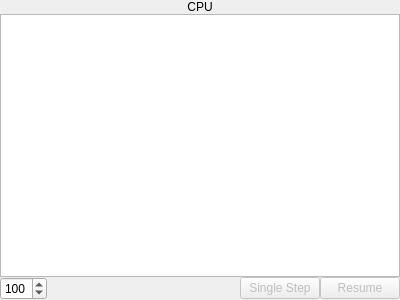
<?xml version="1.0" encoding="UTF-8"?>
<ui version="4.0">
 <class>CpuPane</class>
 <widget class="QWidget" name="CpuPane">
  <property name="geometry">
   <rect>
    <x>0</x>
    <y>0</y>
    <width>400</width>
    <height>300</height>
   </rect>
  </property>
  <property name="windowTitle">
   <string>Form</string>
  </property>
  <layout class="QGridLayout" name="gridLayout">
   <property name="verticalSpacing">
    <number>0</number>
   </property>
   <property name="margin">
    <number>0</number>
   </property>
   <item row="0" column="0">
    <widget class="QLabel" name="label">
     <property name="palette">
      <palette>
       <active>
        <colorrole role="Base">
         <brush brushstyle="SolidPattern">
          <color alpha="255">
           <red>255</red>
           <green>255</green>
           <blue>255</blue>
          </color>
         </brush>
        </colorrole>
        <colorrole role="Window">
         <brush brushstyle="SolidPattern">
          <color alpha="255">
           <red>104</red>
           <green>173</green>
           <blue>245</blue>
          </color>
         </brush>
        </colorrole>
       </active>
       <inactive>
        <colorrole role="Base">
         <brush brushstyle="SolidPattern">
          <color alpha="255">
           <red>255</red>
           <green>255</green>
           <blue>255</blue>
          </color>
         </brush>
        </colorrole>
        <colorrole role="Window">
         <brush brushstyle="SolidPattern">
          <color alpha="255">
           <red>104</red>
           <green>173</green>
           <blue>245</blue>
          </color>
         </brush>
        </colorrole>
       </inactive>
       <disabled>
        <colorrole role="Base">
         <brush brushstyle="SolidPattern">
          <color alpha="255">
           <red>104</red>
           <green>173</green>
           <blue>245</blue>
          </color>
         </brush>
        </colorrole>
        <colorrole role="Window">
         <brush brushstyle="SolidPattern">
          <color alpha="255">
           <red>104</red>
           <green>173</green>
           <blue>245</blue>
          </color>
         </brush>
        </colorrole>
       </disabled>
      </palette>
     </property>
     <property name="text">
      <string>CPU</string>
     </property>
     <property name="alignment">
      <set>Qt::AlignCenter</set>
     </property>
    </widget>
   </item>
   <item row="1" column="0">
    <widget class="QGraphicsView" name="graphicsView"/>
   </item>
   <item row="2" column="0">
    <layout class="QHBoxLayout" name="horizontalLayout">
     <item>
      <widget class="QSpinBox" name="spinBox">
       <property name="minimum">
        <number>25</number>
       </property>
       <property name="maximum">
        <number>400</number>
       </property>
       <property name="singleStep">
        <number>5</number>
       </property>
       <property name="value">
        <number>100</number>
       </property>
      </widget>
     </item>
     <item>
      <spacer name="horizontalSpacer">
       <property name="orientation">
        <enum>Qt::Horizontal</enum>
       </property>
       <property name="sizeHint" stdset="0">
        <size>
         <width>40</width>
         <height>20</height>
        </size>
       </property>
      </spacer>
     </item>
     <item>
      <widget class="QPushButton" name="singleStepPushButton">
       <property name="enabled">
        <bool>false</bool>
       </property>
       <property name="text">
        <string>Single Step</string>
       </property>
      </widget>
     </item>
     <item>
      <widget class="QPushButton" name="resumePushButton">
       <property name="enabled">
        <bool>false</bool>
       </property>
       <property name="text">
        <string>Resume</string>
       </property>
      </widget>
     </item>
    </layout>
   </item>
  </layout>
 </widget>
 <resources/>
 <connections/>
</ui>
